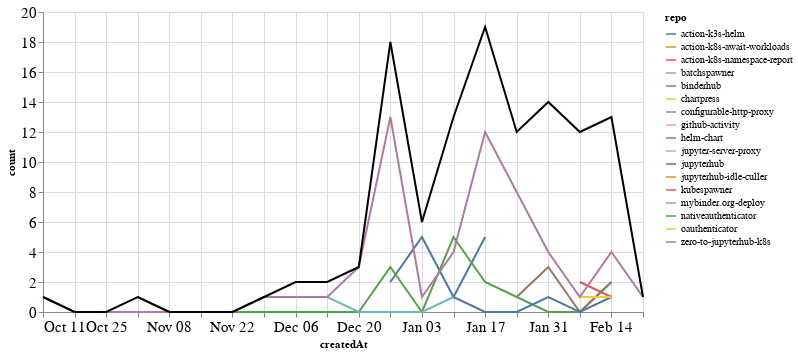

The cell this chart's notebook holds for it:
### Markdown cell above
### PRs

### Code cell
prs_time = prs.groupby('repo').resample('W', on='createdAt').count()['author'].reset_index()
prs_time = prs_time.rename(columns={'author': 'count'})
prs_time_total = prs_time.groupby('createdAt').agg({"count": "sum"}).reset_index()

ch1 = alt.Chart(prs_time, width=600).mark_line().encode(
    x='createdAt',
    y='count',
    color='repo',
    tooltip="repo"
)

ch2 = alt.Chart(prs_time_total, width=600).mark_line(color="black").encode(
    x='createdAt',
    y='count',
)

ch1 + ch2

### Figure 1 — Vega-Lite specification as saved in the notebook (floating-point values rounded to 4 significant figures)
{"config": {"axisLeft": {"labelFontSize": 15}, "axisBottom": {"labelFontSize": 15}}, "layer": [{"data": {"name": "data-94a68620ab60e261f79644251c2c9817"}, "mark": "line", "encoding": {"color": {"type": "nominal", "field": "repo"}, "tooltip": {"type": "nominal", "field": "repo"}, "x": {"type": "temporal", "field": "createdAt"}, "y": {"type": "quantitative", "field": "count"}}, "width": 600}, {"data": {"name": "data-bdca3add48d33f19e6beb297ab1ce61b"}, "mark": {"type": "line", "color": "black"}, "encoding": {"x": {"type": "temporal", "field": "createdAt"}, "y": {"type": "quantitative", "field": "count"}}, "width": 600}], "$schema": "https://vega.github.io/schema/vega-lite/v4.8.1.json", "datasets": {"data-94a68620ab60e261f79644251c2c9817": [{"repo": "action-k3s-helm", "createdAt": "2020-12-27T00:00:00", "count": 2}, {"repo": "action-k3s-helm", "createdAt": "2021-01-03T00:00:00", "count": 5}, {"repo": "action-k3s-helm", "createdAt": "2021-01-10T00:00:00", "count": 1}, {"repo": "action-k3s-helm", "createdAt": "2021-01-17T00:00:00", "count": 5}, {"repo": "action-k8s-await-workloads", "createdAt": "2021-02-07T00:00:00", "count": 3}, {"repo": "action-k8s-namespace-report", "createdAt": "2021-02-07T00:00:00", "count": 2}, {"repo": "action-k8s-namespace-report", "createdAt": "2021-02-14T00:00:00", "count": 1}, {"repo": "batchspawner", "createdAt": "2021-01-31T00:00:00", "count": 1}, {"repo": "binderhub", "createdAt": "2020-11-01T00:00:00", "count": 1}, {"repo": "binderhub", "createdAt": "2020-11-08T00:00:00", "count": 0}, {"repo": "binderhub", "createdAt": "2020-11-15T00:00:00", "count": 0}, {"repo": "binderhub", "createdAt": "2020-11-22T00:00:00", "count": 0}, {"repo": "binderhub", "createdAt": "2020-11-29T00:00:00", "count": 0}, {"repo": "binderhub", "createdAt": "2020-12-06T00:00:00", "count": 0}, {"repo": "binderhub", "createdAt": "2020-12-13T00:00:00", "count": 0}, {"repo": "binderhub", "createdAt": "2020-12-20T00:00:00", "count": 0}, {"repo": "binderhub", "createdAt": "2020-12-27T00:00:00", "count": 3}, {"repo": "binderhub", "createdAt": "2021-01-03T00:00:00", "count": 0}, {"repo": "binderhub", "createdAt": "2021-01-10T00:00:00", "count": 5}, {"repo": "binderhub", "createdAt": "2021-01-17T00:00:00", "count": 2}, {"repo": "binderhub", "createdAt": "2021-01-24T00:00:00", "count": 1}, {"repo": "binderhub", "createdAt": "2021-01-31T00:00:00", "count": 0}, {"repo": "binderhub", "createdAt": "2021-02-07T00:00:00", "count": 0}, {"repo": "binderhub", "createdAt": "2021-02-14T00:00:00", "count": 2}, {"repo": "chartpress", "createdAt": "2021-01-24T00:00:00", "count": 2}, {"repo": "configurable-http-proxy", "createdAt": "2021-02-07T00:00:00", "count": 2}, {"repo": "github-activity", "createdAt": "2021-01-10T00:00:00", "count": 1}, {"repo": "helm-chart", "createdAt": "2021-01-24T00:00:00", "count": 1}, {"repo": "helm-chart", "createdAt": "2021-01-31T00:00:00", "count": 3}, {"repo": "helm-chart", "createdAt": "2021-02-07T00:00:00", "count": 0}, {"repo": "helm-chart", "createdAt": "2021-02-14T00:00:00", "count": 2}, {"repo": "jupyter-server-proxy", "createdAt": "2021-02-07T00:00:00", "count": 3}, {"repo": "jupyterhub", "createdAt": "2021-01-10T00:00:00", "count": 1}, {"repo": "jupyterhub", "createdAt": "2021-01-17T00:00:00", "count": 0}, {"repo": "jupyterhub", "createdAt": "2021-01-24T00:00:00", "count": 0}, {"repo": "jupyterhub", "createdAt": "2021-01-31T00:00:00", "count": 1}, {"repo": "jupyterhub", "createdAt": "2021-02-07T00:00:00", "count": 0}, {"repo": "jupyterhub", "createdAt": "2021-02-14T00:00:00", "count": 1}, {"repo": "jupyterhub-idle-culler", "createdAt": "2021-01-31T00:00:00", "count": 1}, {"repo": "kubespawner", "createdAt": "2021-02-14T00:00:00", "count": 2}, {"repo": "mybinder.org-deploy", "createdAt": "2020-12-06T00:00:00", "count": 1}, {"repo": "mybinder.org-deploy", "createdAt": "2020-12-13T00:00:00", "count": 1}, {"repo": "mybinder.org-deploy", "createdAt": "2020-12-20T00:00:00", "count": 0}, {"repo": "mybinder.org-deploy", "createdAt": "2020-12-27T00:00:00", "count": 0}, {"repo": "mybinder.org-deploy", "createdAt": "2021-01-03T00:00:00", "count": 0}, {"repo": "mybinder.org-deploy", "createdAt": "2021-01-10T00:00:00", "count": 1}, {"repo": "nativeauthenticator", "createdAt": "2021-01-31T00:00:00", "count": 4}, {"repo": "oauthenticator", "createdAt": "2021-02-07T00:00:00", "count": 1}, {"repo": "oauthenticator", "createdAt": "2021-02-14T00:00:00", "count": 1}, {"repo": "zero-to-jupyterhub-k8s", "createdAt": "2020-10-11T00:00:00", "count": 1}, {"repo": "zero-to-jupyterhub-k8s", "createdAt": "2020-10-18T00:00:00", "count": 0}, {"repo": "zero-to-jupyterhub-k8s", "createdAt": "2020-10-25T00:00:00", "count": 0}, {"repo": "zero-to-jupyterhub-k8s", "createdAt": "2020-11-01T00:00:00", "count": 0}, {"repo": "zero-to-jupyterhub-k8s", "createdAt": "2020-11-08T00:00:00", "count": 0}, {"repo": "zero-to-jupyterhub-k8s", "createdAt": "2020-11-15T00:00:00", "count": 0}, {"repo": "zero-to-jupyterhub-k8s", "createdAt": "2020-11-22T00:00:00", "count": 0}, {"repo": "zero-to-jupyterhub-k8s", "createdAt": "2020-11-29T00:00:00", "count": 1}, {"repo": "zero-to-jupyterhub-k8s", "createdAt": "2020-12-06T00:00:00", "count": 1}, {"repo": "zero-to-jupyterhub-k8s", "createdAt": "2020-12-13T00:00:00", "count": 1}, {"repo": "zero-to-jupyterhub-k8s", "createdAt": "2020-12-20T00:00:00", "count": 3}, {"repo": "zero-to-jupyterhub-k8s", "createdAt": "2020-12-27T00:00:00", "count": 13}, {"repo": "zero-to-jupyterhub-k8s", "createdAt": "2021-01-03T00:00:00", "count": 1}, {"repo": "zero-to-jupyterhub-k8s", "createdAt": "2021-01-10T00:00:00", "count": 4}, {"repo": "zero-to-jupyterhub-k8s", "createdAt": "2021-01-17T00:00:00", "count": 12}, {"repo": "zero-to-jupyterhub-k8s", "createdAt": "2021-01-24T00:00:00", "count": 8}, {"repo": "zero-to-jupyterhub-k8s", "createdAt": "2021-01-31T00:00:00", "count": 4}, {"repo": "zero-to-jupyterhub-k8s", "createdAt": "2021-02-07T00:00:00", "count": 1}, {"repo": "zero-to-jupyterhub-k8s", "createdAt": "2021-02-14T00:00:00", "count": 4}, {"repo": "zero-to-jupyterhub-k8s", "createdAt": "2021-02-21T00:00:00", "count": 1}], "data-bdca3add48d33f19e6beb297ab1ce61b": [{"createdAt": "2020-10-11T00:00:00", "count": 1}, {"createdAt": "2020-10-18T00:00:00", "count": 0}, {"createdAt": "2020-10-25T00:00:00", "count": 0}, {"createdAt": "2020-11-01T00:00:00", "count": 1}, {"createdAt": "2020-11-08T00:00:00", "count": 0}, {"createdAt": "2020-11-15T00:00:00", "count": 0}, {"createdAt": "2020-11-22T00:00:00", "count": 0}, {"createdAt": "2020-11-29T00:00:00", "count": 1}, {"createdAt": "2020-12-06T00:00:00", "count": 2}, {"createdAt": "2020-12-13T00:00:00", "count": 2}, {"createdAt": "2020-12-20T00:00:00", "count": 3}, {"createdAt": "2020-12-27T00:00:00", "count": 18}, {"createdAt": "2021-01-03T00:00:00", "count": 6}, {"createdAt": "2021-01-10T00:00:00", "count": 13}, {"createdAt": "2021-01-17T00:00:00", "count": 19}, {"createdAt": "2021-01-24T00:00:00", "count": 12}, {"createdAt": "2021-01-31T00:00:00", "count": 14}, {"createdAt": "2021-02-07T00:00:00", "count": 12}, {"createdAt": "2021-02-14T00:00:00", "count": 13}, {"createdAt": "2021-02-21T00:00:00", "count": 1}]}}
